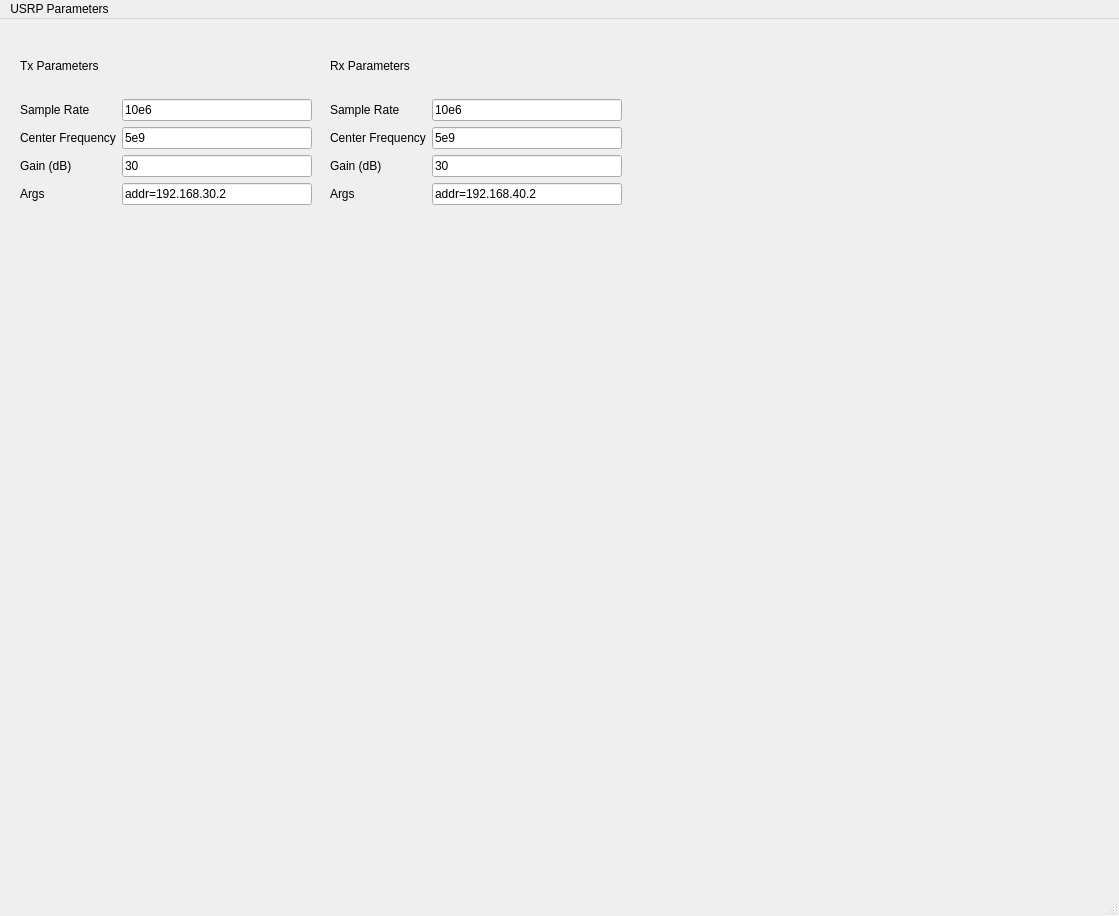
<?xml version="1.0" encoding="UTF-8"?>
<ui version="4.0">
 <class>MainWindow</class>
 <widget class="QMainWindow" name="MainWindow">
  <property name="geometry">
   <rect>
    <x>0</x>
    <y>0</y>
    <width>1119</width>
    <height>916</height>
   </rect>
  </property>
  <property name="windowTitle">
   <string>MainWindow</string>
  </property>
  <widget class="QWidget" name="centralwidget">
   <widget class="QWidget" name="gridLayoutWidget">
    <property name="geometry">
     <rect>
      <x>20</x>
      <y>20</y>
      <width>292</width>
      <height>166</height>
     </rect>
    </property>
    <layout class="QGridLayout" name="gridLayout">
     <item row="4" column="1">
      <widget class="QLabel" name="label_6">
       <property name="text">
        <string>Center Frequency</string>
       </property>
      </widget>
     </item>
     <item row="5" column="2">
      <widget class="QLineEdit" name="lineEdit_5">
       <property name="text">
        <string>30</string>
       </property>
      </widget>
     </item>
     <item row="1" column="1">
      <widget class="QLabel" name="label_5">
       <property name="text">
        <string>Sample Rate</string>
       </property>
      </widget>
     </item>
     <item row="5" column="1">
      <widget class="QLabel" name="label">
       <property name="text">
        <string>Gain (dB)</string>
       </property>
      </widget>
     </item>
     <item row="7" column="1">
      <widget class="QLabel" name="label_2">
       <property name="text">
        <string>Args</string>
       </property>
      </widget>
     </item>
     <item row="1" column="2">
      <widget class="QLineEdit" name="lineEdit_3">
       <property name="text">
        <string>10e6</string>
       </property>
      </widget>
     </item>
     <item row="0" column="1" colspan="2">
      <widget class="QLabel" name="label_3">
       <property name="text">
        <string>Tx Parameters</string>
       </property>
      </widget>
     </item>
     <item row="4" column="2">
      <widget class="QLineEdit" name="lineEdit_4">
       <property name="text">
        <string>5e9</string>
       </property>
      </widget>
     </item>
     <item row="7" column="2">
      <widget class="QLineEdit" name="lineEdit_6">
       <property name="text">
        <string>addr=192.168.30.2</string>
       </property>
      </widget>
     </item>
    </layout>
   </widget>
   <widget class="QWidget" name="gridLayoutWidget_2">
    <property name="geometry">
     <rect>
      <x>330</x>
      <y>20</y>
      <width>292</width>
      <height>166</height>
     </rect>
    </property>
    <layout class="QGridLayout" name="gridLayout_2">
     <item row="4" column="2">
      <widget class="QLineEdit" name="lineEdit_9">
       <property name="text">
        <string>5e9</string>
       </property>
      </widget>
     </item>
     <item row="1" column="1">
      <widget class="QLabel" name="label_8">
       <property name="text">
        <string>Sample Rate</string>
       </property>
      </widget>
     </item>
     <item row="1" column="2">
      <widget class="QLineEdit" name="lineEdit_8">
       <property name="text">
        <string>10e6</string>
       </property>
      </widget>
     </item>
     <item row="0" column="1" colspan="2">
      <widget class="QLabel" name="label_10">
       <property name="text">
        <string>Rx Parameters</string>
       </property>
      </widget>
     </item>
     <item row="7" column="1">
      <widget class="QLabel" name="label_4">
       <property name="text">
        <string>Args</string>
       </property>
      </widget>
     </item>
     <item row="4" column="1">
      <widget class="QLabel" name="label_7">
       <property name="text">
        <string>Center Frequency</string>
       </property>
      </widget>
     </item>
     <item row="5" column="2">
      <widget class="QLineEdit" name="lineEdit_7">
       <property name="text">
        <string>30</string>
       </property>
      </widget>
     </item>
     <item row="5" column="1">
      <widget class="QLabel" name="label_9">
       <property name="text">
        <string>Gain (dB)</string>
       </property>
      </widget>
     </item>
     <item row="7" column="2">
      <widget class="QLineEdit" name="lineEdit_10">
       <property name="text">
        <string>addr=192.168.40.2</string>
       </property>
      </widget>
     </item>
    </layout>
   </widget>
  </widget>
  <widget class="QMenuBar" name="menubar">
   <property name="geometry">
    <rect>
     <x>0</x>
     <y>0</y>
     <width>1119</width>
     <height>22</height>
    </rect>
   </property>
   <widget class="QMenu" name="menuUSRP_Parameters">
    <property name="title">
     <string>USRP Parameters</string>
    </property>
   </widget>
   <addaction name="menuUSRP_Parameters"/>
  </widget>
  <widget class="QStatusBar" name="statusbar"/>
 </widget>
 <resources/>
 <connections/>
</ui>
